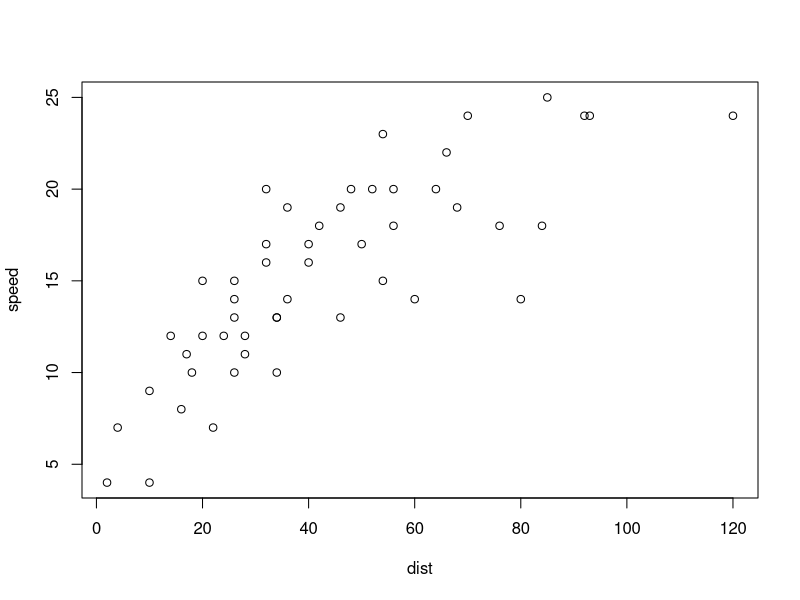

Generate this figure with R:
## ---- chunk 1
plot(speed ~ dist, data = cars)
